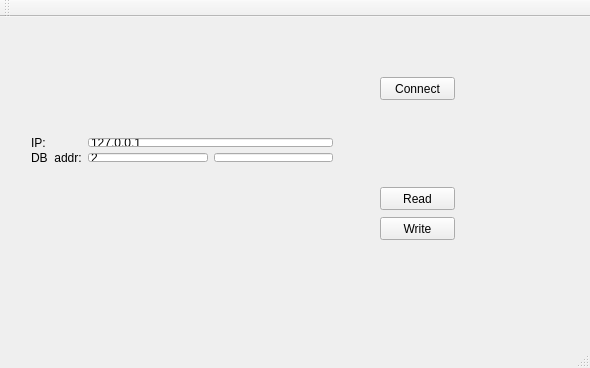
<?xml version="1.0" encoding="UTF-8"?>
<ui version="4.0">
 <class>Union_Demo</class>
 <widget class="QMainWindow" name="Union_Demo">
  <property name="windowModality">
   <enum>Qt::WindowModal</enum>
  </property>
  <property name="geometry">
   <rect>
    <x>0</x>
    <y>0</y>
    <width>590</width>
    <height>368</height>
   </rect>
  </property>
  <property name="windowTitle">
   <string>S7_demo</string>
  </property>
  <property name="animated">
   <bool>false</bool>
  </property>
  <widget class="QWidget" name="centralWidget">
   <widget class="QPushButton" name="pB_Connect">
    <property name="geometry">
     <rect>
      <x>380</x>
      <y>60</y>
      <width>75</width>
      <height>23</height>
     </rect>
    </property>
    <property name="text">
     <string>Connect</string>
    </property>
   </widget>
   <widget class="QPushButton" name="pB_Read">
    <property name="geometry">
     <rect>
      <x>380</x>
      <y>170</y>
      <width>75</width>
      <height>23</height>
     </rect>
    </property>
    <property name="text">
     <string>Read</string>
    </property>
   </widget>
   <widget class="QPushButton" name="pB_Write">
    <property name="geometry">
     <rect>
      <x>380</x>
      <y>200</y>
      <width>75</width>
      <height>23</height>
     </rect>
    </property>
    <property name="text">
     <string>Write</string>
    </property>
   </widget>
   <widget class="QWidget" name="layoutWidget">
    <property name="geometry">
     <rect>
      <x>20</x>
      <y>110</y>
      <width>324</width>
      <height>46</height>
     </rect>
    </property>
    <layout class="QGridLayout" name="gridLayout">
     <item row="0" column="0">
      <widget class="QLabel" name="label">
       <property name="text">
        <string>IP:</string>
       </property>
      </widget>
     </item>
     <item row="0" column="1" colspan="2">
      <widget class="QLineEdit" name="lE_IP">
       <property name="text">
        <string>127.0.0.1</string>
       </property>
      </widget>
     </item>
     <item row="1" column="0">
      <widget class="QLabel" name="label_2">
       <property name="text">
        <string>DB_addr:</string>
       </property>
      </widget>
     </item>
     <item row="1" column="1">
      <widget class="QLineEdit" name="lE_address">
       <property name="text">
        <string>2</string>
       </property>
      </widget>
     </item>
     <item row="1" column="2">
      <widget class="QLineEdit" name="lE_Result">
       <property name="text">
        <string/>
       </property>
      </widget>
     </item>
    </layout>
   </widget>
  </widget>
  <widget class="QMenuBar" name="menuBar">
   <property name="geometry">
    <rect>
     <x>0</x>
     <y>0</y>
     <width>590</width>
     <height>22</height>
    </rect>
   </property>
  </widget>
  <widget class="QToolBar" name="mainToolBar">
   <attribute name="toolBarArea">
    <enum>TopToolBarArea</enum>
   </attribute>
   <attribute name="toolBarBreak">
    <bool>false</bool>
   </attribute>
  </widget>
  <widget class="QStatusBar" name="statusBar"/>
 </widget>
 <layoutdefault spacing="6" margin="11"/>
 <resources/>
 <connections/>
</ui>
